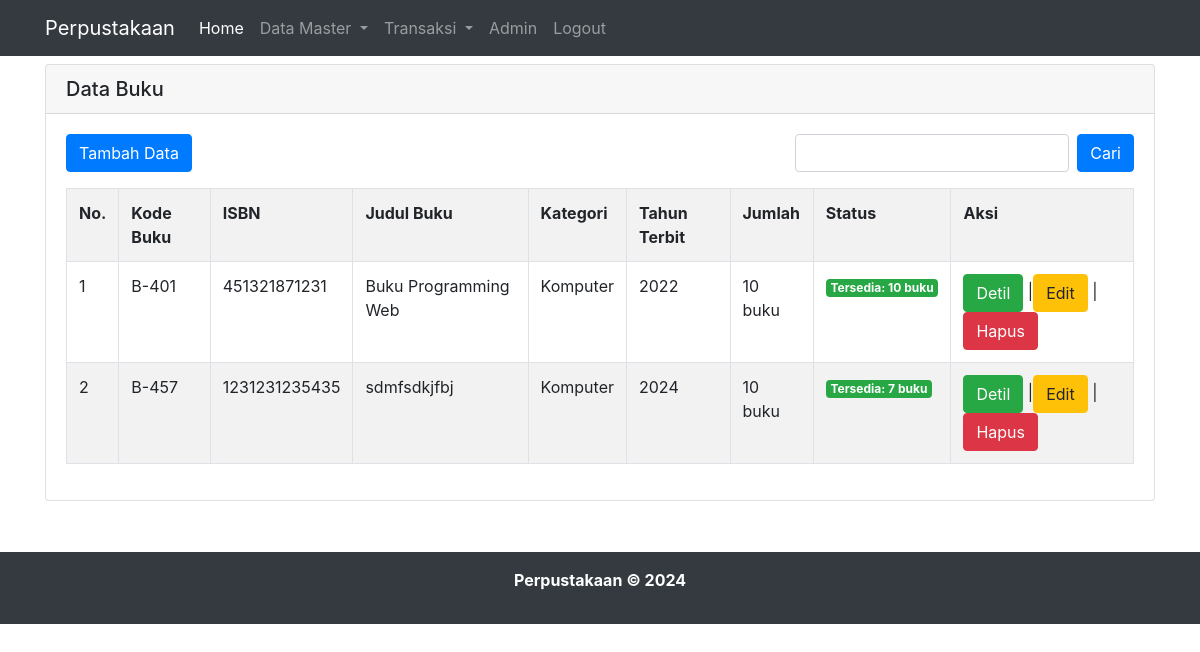
/data_buku.php (signed in), run on the app's committed database.
### tables this page shows
CREATE TABLE `buku`  (
  `id_buku` varchar(5) NOT NULL,
  `isbn` varchar(30) NOT NULL,
  `judul` varchar(255) NOT NULL,
  `id_penulis` int UNSIGNED NOT NULL,
  `id_penerbit` int UNSIGNED NOT NULL,
  `id_kategori` int UNSIGNED NOT NULL,
  `tahun_terbit` varchar(4) NOT NULL,
  `sinopsis` text NOT NULL,
  `jumlah` int NOT NULL,
  `foto_sampul` varchar(100) NULL DEFAULT NULL,
  PRIMARY KEY (`id_buku`) USING BTREE,
  INDEX `fk_id_penulis_in_buku-table`(`id_penulis` ASC) USING BTREE,
  INDEX `fk_id_penerbit_in_buku-table`(`id_penerbit` ASC) USING BTREE,
  INDEX `fk_id_kategori_in_buku-table`(`id_kategori` ASC) USING BTREE,
  CONSTRAINT `fk_id_kategori_in_buku-table` FOREIGN KEY (`id_kategori`) REFERENCES `kategori` (`id_kategori`) ON DELETE RESTRICT ON UPDATE RESTRICT,
  CONSTRAINT `fk_id_penerbit_in_buku-table` FOREIGN KEY (`id_penerbit`) REFERENCES `penerbit` (`id_penerbit`) ON DELETE RESTRICT ON UPDATE RESTRICT,
  CONSTRAINT `fk_id_penulis_in_buku-table` FOREIGN KEY (`id_penulis`) REFERENCES `penulis` (`id_penulis`) ON DELETE RESTRICT ON UPDATE RESTRICT
);

CREATE TABLE `kategori`  (
  `id_kategori` int UNSIGNED NOT NULL AUTO_INCREMENT,
  `nama` varchar(20) NOT NULL,
  PRIMARY KEY (`id_kategori`) USING BTREE
);

### data_buku.php (the view)
<?php
include "header.php";
include "koneksi.php";
?>
<div class="container">
    <div class="row">
        <div class="col-lg-12 mt-2" style="min-height: 480px;">
            <div class="card">
                <h5 class="card-header">Data Buku</h5>
                <div class="card-body">
                    <div class="row">
                        <div class="col">
                            <a href="tambah_buku.php" class="btn btn-primary">Tambah Data</a>
                        </div>
                        <div class="col">
                            <form action="" method="GET" class="form-inline float-right">
                                <input type="text" name="cari_buku" class="form-control">
                                <input type="submit" value="Cari" class="btn btn-primary ml-2" name="cari">
                            </form>
                        </div>
                    </div>
                    <div class="row mt-3">
                        <div class="col">
                            <table class="table table-bordered table-striped">
                                <tr>
                                    <th>No.</th>
                                    <th>Kode Buku</th>
                                    <th>ISBN</th>
                                    <th>Judul Buku</th>
                                    <th>Kategori</th>
                                    <th>Tahun Terbit</th>
                                    <th>Jumlah</th>
                                    <th>Status</th>
                                    <th>Aksi</th>
                                </tr>
                                <?php
                                    $i = 1;
                                    if(isset($_GET['cari'])){
                                        $term = $_GET['cari_buku'];
                                        $query = $koneksi->query("SELECT
                                                                    A.id_buku,
                                                                    A.isbn,
                                                                    A.judul,
                                                                    A.id_penulis,
                                                                    B.nama_penulis,
                                                                    A.id_penerbit,
                                                                    C.nama_penerbit,
                                                                    C.kota AS 'kota_penerbit',
                                                                    A.id_kategori,
                                                                    D.nama AS 'nama_kategori',
                                                                    A.tahun_terbit,
                                                                    A.sinopsis,
                                                                    A.jumlah,
                                                                    A.foto_sampul
                                                                    FROM
                                                                        buku AS A
                                                                        INNER JOIN penulis AS B ON A.id_penulis = B.id_penulis
                                                                        INNER JOIN penerbit AS C ON A.id_penerbit = C.id_penerbit
                                                                        INNER JOIN kategori AS D ON A.id_kategori = D.id_kategori
                                                                    WHERE (A.judul LIKE '%$term%'
                                                                            OR A.isbn LIKE '%$term%'
                                                                            OR B.nama_penulis LIKE '%$term%'
                                                                            OR C.nama_penerbit LIKE '%$term%'
                                                                            OR D.nama LIKE '%$term%')");
                                    } else {
                                        $query = $koneksi->query("SELECT
                                                                    A.id_buku,
                                                                    A.isbn,
                                                                    A.judul,
                                                                    A.id_penulis,
                                                                    B.nama_penulis,
                                                                    A.id_penerbit,
                                                                    C.nama_penerbit,
                                                                    C.kota AS 'kota_penerbit',
                                                                    A.id_kategori,
                                                                    D.nama AS 'nama_kategori',
                                                                    A.tahun_terbit,
                                                                    A.sinopsis,
                                                                    A.jumlah,
                                                                    A.foto_sampul
                                                                    FROM
                                                                        buku AS A
                                                                        INNER JOIN penulis AS B ON A.id_penulis = B.id_penulis
                                                                        INNER JOIN penerbit AS C ON A.id_penerbit = C.id_penerbit
                                                                        INNER JOIN kategori AS D ON A.id_kategori = D.id_kategori");
                                    }
                                    while($row = $query->fetch_assoc()) {
                                ?>
                                <tr>
                                    <td><?= $i ?></td>
                                    <td><?= $row['id_buku'] ?></td>
                                    <td><?= $row['isbn'] ?></td>
                                    <td><?= $row['judul'] ?></td>
                                    <td><?= $row['nama_kategori'] ?></td>
                                    <td><?= $row['tahun_terbit'] ?></td>
                                    <td><?= $row['jumlah'] ?> buku</td>
                                    <td>
                                        <?php
                                            $id_buku = $row["id_buku"];
                                            $total_buku = intval($koneksi->query("SELECT jumlah FROM buku WHERE id_buku = '$id_buku'")->fetch_assoc()["jumlah"]);
                                            $total_pinjam = intval($koneksi->query("SELECT SUM(jumlah_pinjam) AS total_pinjam FROM detail_peminjaman INNER JOIN peminjaman ON peminjaman.id_peminjaman = detail_peminjaman.id_peminjaman WHERE id_buku = '$id_buku' AND status_pinjam = 'Pinjam'")->fetch_assoc()["total_pinjam"]);
                                            $jumlah_tersedia = $total_buku - $total_pinjam;
                                            $check_avail = $jumlah_tersedia < 1;
                                            if($check_avail) {
                                        ?>
                                            <span class="badge badge-danger">Tidak Tersedia: <?= $jumlah_tersedia ?> buku</span>
                                        <?php } else { ?>
                                            <span class="badge badge-success">Tersedia: <?= $jumlah_tersedia ?> buku</span>
                                        <?php } ?>
                                    </td>
                                    <td><a href="detil_buku.php?id=<?= $row['id_buku'] ?>" class="btn btn-success">Detil</a> |<a href="edit_buku.php?id=<?= $row['id_buku'] ?>" class="btn btn-warning">Edit</a> | <a href="hapus_buku.php?id=<?= $row['id_buku'] ?>" class="btn btn-danger">Hapus</a></td>
                                </tr>
                                <?php $i++;} ?>
                            </table>
                        </div>
                    </div>
                </div>
            </div>
        </div>
    </div>
</div>
<?php
include "footer.php";
?>

### data on the page
buku: id_buku "B-401", isbn "451321871231", judul "Buku Programming Web", id_kategori.nama "Komputer", tahun_terbit "2022", jumlah "10", jumlah_tersedia "10"
buku: id_buku "B-457", isbn "1231231235435", judul "sdmfsdkjfbj", id_kategori.nama "Komputer", tahun_terbit "2024", jumlah "10", jumlah_tersedia "7"
